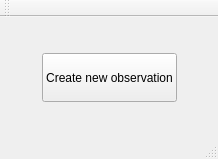
<?xml version="1.0" encoding="UTF-8"?>
<ui version="4.0">
 <class>MainWindow</class>
 <widget class="QMainWindow" name="MainWindow">
  <property name="geometry">
   <rect>
    <x>0</x>
    <y>0</y>
    <width>218</width>
    <height>159</height>
   </rect>
  </property>
  <property name="windowTitle">
   <string>MainWindow</string>
  </property>
  <widget class="QWidget" name="centralWidget">
   <layout class="QVBoxLayout" name="verticalLayout" stretch="1,2,1">
    <item>
     <spacer name="verticalSpacer_2">
      <property name="orientation">
       <enum>Qt::Vertical</enum>
      </property>
      <property name="sizeHint" stdset="0">
       <size>
        <width>20</width>
        <height>40</height>
       </size>
      </property>
     </spacer>
    </item>
    <item>
     <layout class="QHBoxLayout" name="horizontalLayout" stretch="1,2,1">
      <property name="spacing">
       <number>5</number>
      </property>
      <item>
       <spacer name="horizontalSpacer">
        <property name="orientation">
         <enum>Qt::Horizontal</enum>
        </property>
        <property name="sizeHint" stdset="0">
         <size>
          <width>40</width>
          <height>20</height>
         </size>
        </property>
       </spacer>
      </item>
      <item>
       <widget class="QPushButton" name="pushButton">
        <property name="sizePolicy">
         <sizepolicy hsizetype="MinimumExpanding" vsizetype="MinimumExpanding">
          <horstretch>0</horstretch>
          <verstretch>0</verstretch>
         </sizepolicy>
        </property>
        <property name="font">
         <font>
          <pointsize>9</pointsize>
         </font>
        </property>
        <property name="text">
         <string>Create new observation</string>
        </property>
       </widget>
      </item>
      <item>
       <spacer name="horizontalSpacer_2">
        <property name="orientation">
         <enum>Qt::Horizontal</enum>
        </property>
        <property name="sizeHint" stdset="0">
         <size>
          <width>40</width>
          <height>20</height>
         </size>
        </property>
       </spacer>
      </item>
     </layout>
    </item>
    <item>
     <spacer name="verticalSpacer">
      <property name="orientation">
       <enum>Qt::Vertical</enum>
      </property>
      <property name="sizeHint" stdset="0">
       <size>
        <width>20</width>
        <height>40</height>
       </size>
      </property>
     </spacer>
    </item>
   </layout>
  </widget>
  <widget class="QToolBar" name="mainToolBar">
   <attribute name="toolBarArea">
    <enum>TopToolBarArea</enum>
   </attribute>
   <attribute name="toolBarBreak">
    <bool>false</bool>
   </attribute>
  </widget>
  <widget class="QStatusBar" name="statusBar"/>
 </widget>
 <layoutdefault spacing="6" margin="11"/>
 <resources/>
 <connections/>
</ui>
